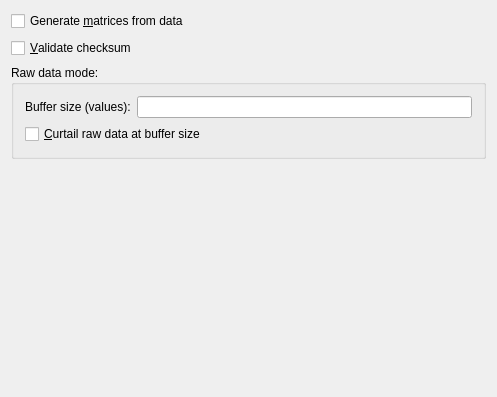
<?xml version="1.0" encoding="UTF-8"?>
<ui version="4.0">
 <class>ScubaConfig</class>
 <widget class="QWidget" name="ScubaConfig">
  <property name="geometry">
   <rect>
    <x>0</x>
    <y>0</y>
    <width>497</width>
    <height>397</height>
   </rect>
  </property>
  <layout class="QGridLayout">
   <item row="0" column="0">
    <widget class="QCheckBox" name="_readMatrices">
     <property name="text">
      <string>Generate &amp;matrices from data</string>
     </property>
    </widget>
   </item>
   <item row="0" column="1">
    <spacer name="spacer4_2">
     <property name="orientation">
      <enum>Qt::Horizontal</enum>
     </property>
     <property name="sizeType">
      <enum>QSizePolicy::Expanding</enum>
     </property>
     <property name="sizeHint" stdset="0">
      <size>
       <width>270</width>
       <height>21</height>
      </size>
     </property>
    </spacer>
   </item>
   <item row="3" column="0" colspan="2">
    <spacer name="spacer1">
     <property name="orientation">
      <enum>Qt::Vertical</enum>
     </property>
     <property name="sizeType">
      <enum>QSizePolicy::Expanding</enum>
     </property>
     <property name="sizeHint" stdset="0">
      <size>
       <width>320</width>
       <height>190</height>
      </size>
     </property>
    </spacer>
   </item>
   <item row="1" column="0">
    <widget class="QCheckBox" name="_validateChecksum">
     <property name="text">
      <string>&amp;Validate checksum</string>
     </property>
    </widget>
   </item>
   <item row="1" column="1">
    <spacer name="spacer4_2_2">
     <property name="orientation">
      <enum>Qt::Horizontal</enum>
     </property>
     <property name="sizeType">
      <enum>QSizePolicy::Expanding</enum>
     </property>
     <property name="sizeHint" stdset="0">
      <size>
       <width>270</width>
       <height>21</height>
      </size>
     </property>
    </spacer>
   </item>
   <item row="2" column="0" colspan="2">
    <widget class="Q3ButtonGroup" name="buttonGroup1">
     <property name="title">
      <string>Raw data mode:</string>
     </property>
     <layout class="QGridLayout">
      <item row="0" column="0">
       <widget class="QLabel" name="textLabel1">
        <property name="text">
         <string>Buffer size (values):</string>
        </property>
        <property name="wordWrap">
         <bool>false</bool>
        </property>
       </widget>
      </item>
      <item row="0" column="1" colspan="2">
       <widget class="QLineEdit" name="_rawDataBufferSize"/>
      </item>
      <item row="1" column="2">
       <spacer name="spacer4_2_2_2">
        <property name="orientation">
         <enum>Qt::Horizontal</enum>
        </property>
        <property name="sizeType">
         <enum>QSizePolicy::Expanding</enum>
        </property>
        <property name="sizeHint" stdset="0">
         <size>
          <width>190</width>
          <height>21</height>
         </size>
        </property>
       </spacer>
      </item>
      <item row="1" column="0" colspan="2">
       <widget class="QCheckBox" name="_curtailRawData">
        <property name="text">
         <string>&amp;Curtail raw data at buffer size</string>
        </property>
        <attribute name="buttonGroup">
         <string/>
        </attribute>
       </widget>
      </item>
     </layout>
    </widget>
   </item>
  </layout>
 </widget>
 <layoutdefault spacing="6" margin="11"/>
 <pixmapfunction>qPixmapFromMimeSource</pixmapfunction>
 <customwidgets>
  <customwidget>
   <class>Q3GroupBox</class>
   <extends>QGroupBox</extends>
   <header>Qt3Support/Q3GroupBox</header>
   <container>1</container>
  </customwidget>
  <customwidget>
   <class>Q3ButtonGroup</class>
   <extends>Q3GroupBox</extends>
   <header>Qt3Support/Q3ButtonGroup</header>
   <container>1</container>
  </customwidget>
 </customwidgets>
 <resources/>
 <connections/>
</ui>
